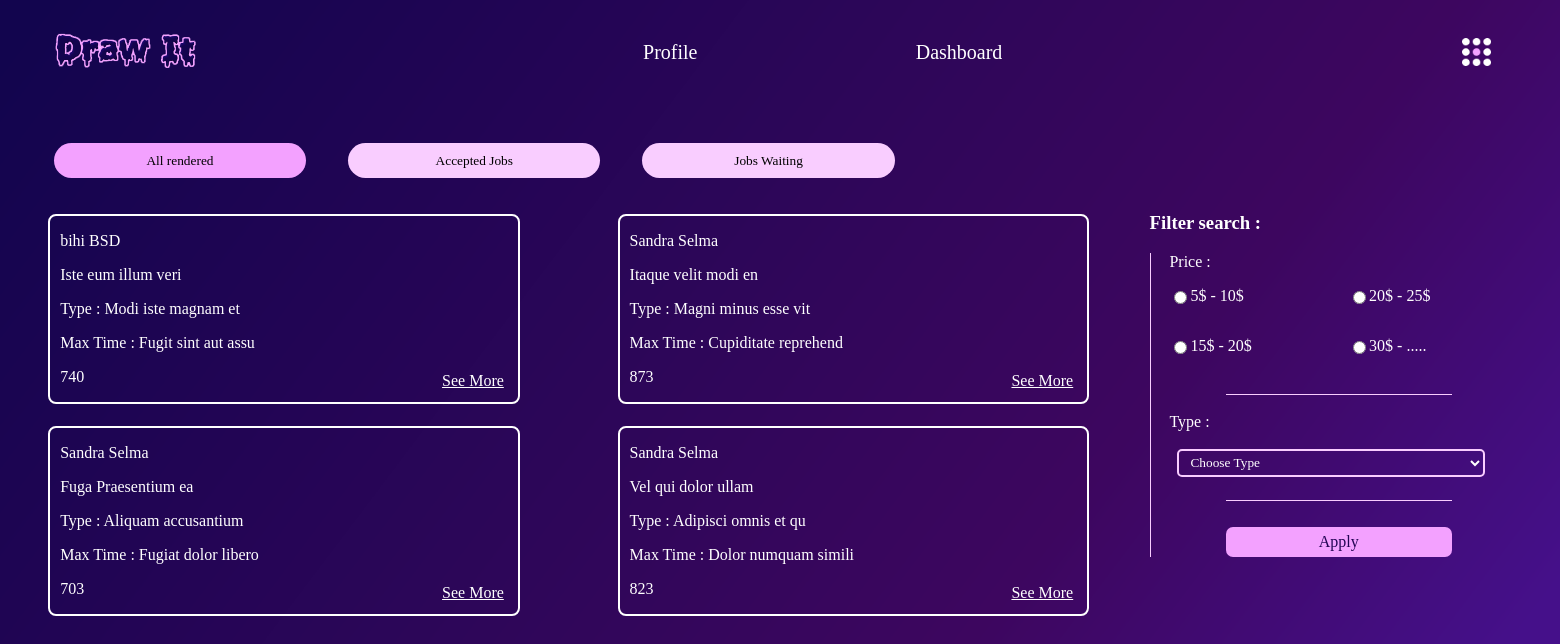
/code/pages/designer_dashboard (signed in), run on the app's committed database.
### tables this page shows
CREATE TABLE `jobs` (
  `id_job` int(11) NOT NULL,
  `type` varchar(100) NOT NULL,
  `favcolor` varchar(100) NOT NULL,
  `delay` varchar(100) NOT NULL,
  `price` varchar(100) NOT NULL,
  `description` varchar(1000) NOT NULL,
  `creator` int(11) NOT NULL,
  `requests` int(11) NOT NULL DEFAULT 0
);

CREATE TABLE `users` (
  `id_user` int(11) NOT NULL,
  `fname` varchar(100) NOT NULL,
  `lname` varchar(100) NOT NULL,
  `email` varchar(100) NOT NULL,
  `pwd` varchar(100) NOT NULL,
  `role` varchar(100) NOT NULL,
  `situation` varchar(10) NOT NULL
);

### code/app/controller/pages.controller.php (called while the page is built, shortened)
<?php
class Pages extends controller
{
    public function __construct()
    {
        $this->jobModel = $this->model('job');
    }
    public function designer_dashboard(){
        $requests = $this->jobModel->getrequests();
        $jobs = $this->jobModel->getAlljobs();
        $accepted = $this->jobModel->getAllAccept();
            $data = [
                 'jobs' => $jobs,
                 'requests' => $requests,
                 'accepted' => $accepted,
            ];
                $this-> view('designer/dashboard' ,$data);
    }
}

### code/app/libraries/core.php (called while the page is built, shortened)
<?php
class core
{
    protected $method = 'index';
    public function __construct()
    {
        $url = $this->getUrl();
        if (isset($url[0])) {
            if (file_exists('../app/controller/' . $url[0] . '.controller.php')) {
                unset($url[0]);
            }
        }
        $this->controller = new $this->controller;
        if (isset($url[1])) {
            if (method_exists($this->controller, $url[1])) {
                $this->method = $url[1];
                unset($url[1]);
            }
        }
        $this->param = $url ? array_values($url) : [];
        call_user_func_array([$this->controller, $this->method], $this->param);
    }
    public function getUrl()
    {
        if (isset($_GET['url'])) {
            $url = $_GET['url'];
            $url = filter_var($url, FILTER_SANITIZE_URL);
            $url = rtrim($url, '/');
            $url = explode('/', $url);
            return $url;
        }
    }
}

### code/public/index.php (called while the page is built, shortened)
<?php
    $ROUT = new core();

### code/app/libraries/database.php (called while the page is built, shortened)
<?php
class database
{
    private $host = db_host;
    private $user = db_user;
    private $psw = db_psw;
    private $dbName = db_name;
    private $conn;
    private $stmt;
    public function __construct()
    {
        $dns = 'mysql:host=' . $this->host . ';dbname=' . $this->dbName;
        try {
            $this->conn = new PDO($dns, $this->user, $this->psw);
            $this->conn->setAttribute(PDO::ATTR_ERRMODE, PDO::ERRMODE_EXCEPTION);
        } catch (PDOException $e) {
            echo "Connection failed: " . $e->getMessage();
        }
    }
    public function query($sql)
    {
        $this->stmt = $this->conn->prepare($sql);
    }
    public function bind($param, $value, $type = null)
    {
        if (is_null($type)) {
            switch (true) {
                default:
                    $type = pdo::PARAM_STR;
            }
        }
        $this->stmt->bindValue($param, $value, $type);
    }
    public function fetchAll()
    {
        $this->stmt->execute();
        $results = $this->stmt->fetchAll(PDO::FETCH_OBJ);
        return $results;
    }
}

### code/app/model/job.model.php (called while the page is built, shortened)
<?php
class job extends database
{
    public function __construct()
    {
        $this->db= new database;
    }
    public function getAlljobs()
    {
        $this->db->query("SELECT jobs.id_job, jobs.type,jobs.favcolor,jobs.delay,jobs.price,jobs.description,users.fname,users.lname from jobs,users where jobs.id_job not in ( select job from requests where designer = :id) and jobs.creator=users.id_user ;");
        $this->db->bind(':id', $_SESSION["id"]);
        $jobs = $this->db->fetchAll();
        return $jobs;
    }
    public function getAllAccept(){
        $this->db->query("SELECT accepted.*,jobs.id_job, jobs.type,jobs.favcolor,jobs.delay,jobs.price,jobs.description,users.fname,users.lname from accepted INNER JOIN jobs on accepted.job_accepted = jobs.id_job INNER JOIN users on jobs.creator = users.id_user WHERE designer_accepted = :id;");
        $this->db->bind(':id', $_SESSION["id"]);
        $accepted = $this->db->fetchAll();
        return $accepted;
    }
    public function getrequests()
    {
        $this->db->query("SELECT requests.*,jobs.type,jobs.delay,jobs.price,jobs.description,jobs.favcolor,users.fname,users.lname from requests INNER JOIN jobs on requests.job = jobs.id_job INNER JOIN users on jobs.creator = users.id_user WHERE designer = :id");
        $this->db->bind(':id', $_SESSION['id']);
        $requests = $this->db->fetchAll();
        return $requests;
    }
}

### code/app/view/designer/dashboard.view.php (the view, shortened to what this page needs)
<?php include APPROOT . '/view/include-designer/header.php'; ?>
<div class="dashboard-client">
<div class="dashborad-menu-client">
        <button class="all_jobs_menu_btn_client" type="submit" onclick="action('all')"><a>All rendered</a></button>
        <button class="accepted_jobs_menu_btn_client" type="submit" onclick="action('accepted')"><a>Accepted Jobs</a></button>
        <button class="waiting_jobs_menu_btn_client" type="submit" onclick="action('waiting')"><a>Jobs Waiting</a></button>
    </div>
</div>
<div class="all-job">
    <div class="all-jobs">
    <div class="content-alljobs">
    <?php
    if (isset($data["jobs"])){
            foreach ($data["jobs"] as $job){
         ?>
        <div class="posted-job">
            <p><?php echo $job->fname;?> <?php echo $job->lname; ?></p>
            <p> <?php echo $job->description; ?></p>
            <p>Type :  <?php echo $job->type; ?></p>
            <p>Max Time :  <?php echo $job->delay; ?> </p>
            <p> <?php echo $job->price; ?></p>
            <p class="see-more"><a href="<?php echo URLROOT; ?>pages/request_job/<?php echo $job->id_job; ?>">See More</a></p>
        </div>
    <?php }}?>
    </div>
    <div class="filter">
        <h3>Filter search :</h3>
        <form>
            <label for="p">Price :</label>
            <div class="price-filter">
                <div class="price-choice"><input type="radio" name="price"><p>5$ - 10$</p></div>
                <div class="price-choice"><input type="radio" name="price"><p>20$ - 25$</p></div>
                <div class="price-choice"><input type="radio" name="price"><p>15$ - 20$</p></div>
                <div class="price-choice"><input type="radio" name="price"><p>30$ -  .....</p></div>
            </div>
            <div class="hr"></div><br>
            <label for="p">Type :</label><br><br>
            <select>
                <option selected>Choose Type</option>
            </select>
            <div class="hr"></div>
            <button" class="apply-filter">Apply</button>
        </form>
    </div>
    </div>
</div>

### code/app/libraries/controllers.php (shortened to what this page needs)
<?php
class controller
{
    public function model($model)
    {
        return new $model;
    }
    public function view($view, $data = []){
        if(file_exists('../app/view/' . $view . '.view.php')){
            require_once '../app/view/' . $view . '.view.php';
        } else {
            die("View n'existe pas");
        }
    }
}

### code/app/view/include-designer/header.php (shortened to what this page needs)
<!DOCTYPE html>
<html lang="en">
<head>
    <link rel="stylesheet" href="<?= URLROOT ?>public/css/dashboard.css">
    <link rel="stylesheet" href="<?= URLROOT ?>public/css/profile.css">
    <link rel="stylesheet" href="<?= URLROOT ?>public/css/details.css">
    <link rel="stylesheet" href="<?= URLROOT ?>public/css/jobpage.css">
    <link rel="stylesheet" href="<?= URLROOT ?>public/css/deposit.css">
    <link rel="stylesheet" href="<?= URLROOT ?>public/css/rendu.css">
    <link rel="stylesheet" href="<?= URLROOT ?>public/css/test.css">
</head>
<body class="dashboard-page">
    <nav>
        <img class="logo" src="<?php echo URLROOT ?>public/img/logo.png" alt="logo" id="logo">
        <div class="menu">
            <a href="<?php echo URLROOT; ?>pages/designer_profile">Profile</a>
            <a href="<?php echo URLROOT; ?>pages/designer_dashboard" class="active">Dashboard</a>
        </div>
        <img class="icon-menu" id="icon-open" onclick="openMenu()" src="<?php echo URLROOT ?>public/img/icon-menu.png">
    </nav>

### code/public/css/dashboard.css (style rules this page uses)
.dashboard-page { background-image: url(../img/back.png); background-repeat: no-repeat; background-size: cover; height: 94vh; width: 98vw; overflow: hidden; }
nav { display: flex; justify-content: space-between; align-items: center; margin-top: 2%; padding: 0 3%; }
.logo { width: 10%; height: 70%; }
.icon-menu { width:2%; cursor: pointer; }
.menu { display: flex; justify-content: space-between; width: 25%; margin-left: -1%; }
.active { text-decoration: underline; text-decoration-color: #f3a1ff; text-underline-position: under; }
.menu a { color: #FFF; font-family: "Itim", cursive; font-size: 20px; text-decoration: none; }
.all_jobs_menu_btn_client { border: none; font-family: "Itim", cursive; border-radius: 20px; width: 30%; height: 35px; background: #F3A1FF; margin-top: 1%; cursor: pointer; }
.accepted_jobs_menu_btn_client { border: none; font-family: "Itim", cursive; border-radius: 20px; width: 30%; height: 35px; background: #F9CDFF; margin-top: 1%; cursor: pointer; }
.waiting_jobs_menu_btn_client { border: none; font-family: "Itim", cursive; border-radius: 20px; width: 30%; height: 35px; background: #F9CDFF; margin-top: 1%; cursor: pointer; }
.dashborad-menu-client { margin-left: 3%; margin-top: 4%; display: flex; justify-content: space-between; width: 55%; }
.all-jobs { color: #FFF; display: flex; justify-content: space-between; align-items: flex-start; margin-top: 1%; padding: 0px 10px; }
.content-alljobs { width: 69%; height: 424px; display: flex; flex-direction: row; align-items: flex-start; flex-wrap: wrap; justify-content: space-between; padding: 0px 2%; overflow: auto; }
.filter { width: 25%; height: 361px; color: white; font-family: "Itim", cursive; }
.posted-job { border: solid 2px; padding: 0 10px; width: 43%; position: relative; color: white; font-family: "Itim", cursive; border-radius: 8px; margin-top: 2%; }
.see-more { position: absolute; right: 3%; bottom: -2%; }
.price-filter { display: flex; flex-wrap: wrap; align-items: center; margin-left: 5%; }
.price-choice { display: flex; align-items: center; width: 50%; }
.filter form label { margin-left: 5%; }
.hr { height: 1px; background-color: #F9CDFF; width: 60%; margin-left: 20%; margin-top: 6%; }
.filter form { border-left: solid 1px #F9CDFF; }
.filter form select { background: none; border: solid 2px #F9CDFF; width: 82%; margin-left: 7%; padding: 1% 2%; border-radius: 5px; color: white; font-family: "Itim", cursive; }
.filter form select option { background-color:#F9CDFF ; color:#220554; font-family: "Itim", cursive; }
.apply-filter { border-radius: 7px; width: 60%; height: 30px; background: #F3A1FF; margin-left: 20%; color: #220554; font-family: "Itim", cursive; margin-top: 7%; cursor: pointer; display: flex; justify-content: center; align-items: center; }
.see-more a { color: #ffffff; text-decoration: underline; text-decoration-color: #ffffff; }

### data on the page
jobs: creator.fname "bihi", creator.lname "BSD", description "Iste eum illum veri", type "Modi iste magnam et", delay "Fugit sint aut assu", price "740"
jobs: creator.fname "Sandra", creator.lname "Selma", description "Itaque velit modi en", type "Magni minus esse vit", delay "Cupiditate reprehend", price "873"
jobs: creator.fname "Sandra", creator.lname "Selma", description "Fuga Praesentium ea", type "Aliquam accusantium", delay "Fugiat dolor libero", price "703"
jobs: creator.fname "Sandra", creator.lname "Selma", description "Vel qui dolor ullam", type "Adipisci omnis et qu", delay "Dolor numquam simili", price "823"
